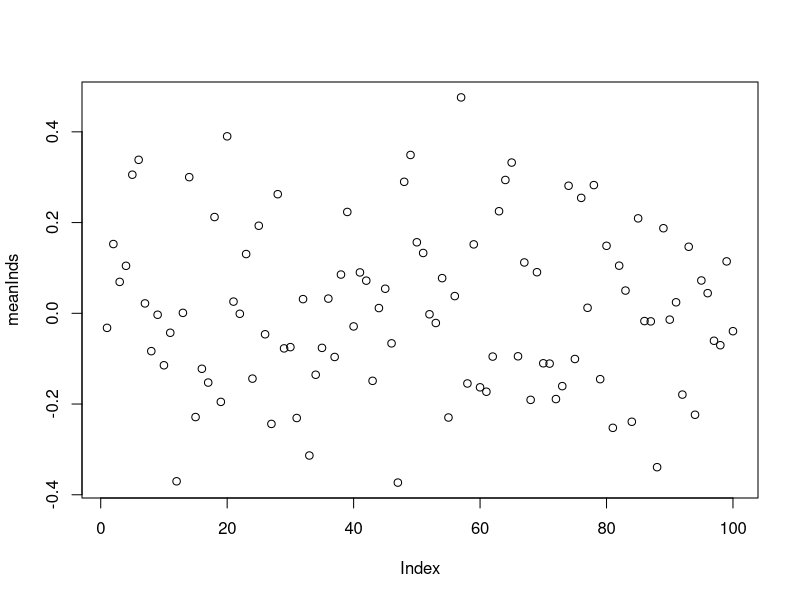

The R script that drew this image:
##### In this file we will try to come up with some things ####
###############################################################

########################
####### Type of program
## Written in R
## Object Oriented
#######################

#######################
# Main object "Leprechaun": an individual of our species of interest, the Irish Leprechaun, small in size, but with great powers. To make it more French for Timothee, we assume that their favourite food is camembert. Leprechaun is not very choosy, and mates completely random.
##########################################

# The object contains the following values

# Static [these numbers do not change after initialisation]
#  V ID (unique identifier number) [integer]
#  V pID (two numbers referring to the parents of the Leprechaun, if none: NA) [vector of two integers]
#  V Year of birth (timestep at which the individual was born)	[integer]
#  (- Genome (?) (two vectors of length N coding for both chromosomes of N loci in the genome.) [two vectors of N integers]
#  - Heritable phenotypic trait value of interest (z) (e.g. birth weight) (changes/constant through life depending on trait)
#  - (Possibly: breeding value A))
#  - Rather simulate physically independent loci, otherwise we need to simulate recombination on the chromosomes. Over short time periods, 100 recombinations fragments (ie independent loci) sounds realistic.
#  - Explicit coding of traits by many independent diploid loci. The simplest model: z = mean + sum_loci(a1_locus + a2_locus) + environment. One can add explicit dominance and epistasis, as well as interactions with environment. 
#  - A possibility is to draw the a of the different alleles from a N(0,V). Each locus can have a different V, and thus a different importance. 
#  - A large number of loci (>20) will give easily patterns expected from quantitative genetics. We can draw randomly the number of loci per trait. 
#  - My main concern at the moment is the initialisation of the genetic diversity: it will be hard to avoid a fast decline of diversity at the beginning. One possibility is using neutral expectations of diversity (n-coalescent or Ewens distribution)
#  - We probably do not need mutations if we consider a population over no more than some tens of generations.
#  - Sex (M/F). Could be genetically determined by on locus, thus allowing random fluctuations of sex ratio and thus population structure.

# Dynamic [these numbers do change after initialisation]
#  V alive (boolean, true/false) [boolean]
#  V age (a) (timesteps since birth) [integer]
#  - stage (possibly instead of/in addition to age) (juvenile, adult, etc)
#  V size (x)

####################
###### Relations that need to be defined between size (x), age (a), trait (z) and vital rates
# (- Possibly include population density d in functions)
# V Survival(a,x,z,d) (logistic function) 
# - Growth (a,x,z,d) (either transition probability to next stage or absolute growth)
# - Reproduction probability: p_repr(a,x,z,d) (logistic function)
# - Number of offspring: n_offspring(a,x,z,d) (poisson distribution)
# - Offspring size x distribution: x_offspring(x_mother,z_mother,x_father,z_father) (not required if working with stages) (prability density function)
# - Offspring trait z distribution: z_offspring(x_mother,z_mother,x_father,z_father,A_mother,A_father) + rnorm(0,V_E) (prability density function)
# - For survival and reproduction, we can consider functions of the form W=exp(-((z-Optimum)^2)/(2*width)), that is, gaussian stabilizing selection. We could then let the Optimum shift. 

####################
####### Environmental aspects
# - Extra variation in z due to unexplained factors (i.e. V_E)) (assumed constant over time and constant accross all individuals)
# - Changes in the environment affecting survival(x,z), growth(x,z), p_repr(x,z), n_offspring(x,z), f_offspring(x_mother,z_mother) (i.e. changing selection)

########################
########## 'Settings' of ancestral population from which simulation can start:
# - n start individuals
# - Start trait z distribution
# - Start age (/stage) distribution
# - Assign sexes to individuals
# - (Possibly: start a values)

########## Perform in each time step the following actions over all alive individuals at t=0
## In following order:
# survival(x,z)
### For those who survive:
# growth(x,z)
# p_repr(x,z)
### For those who reproduce:
# Random mating between all reproductive males and females
# n_offspring(x,z)
# x_offspring(x_mother,z_mother,x_father,z_father)
# z_offspring(x_mother,z_mother,x_father,z_father,a_mother,a_father,m) + rnorm(0,V_E)
# Random sex assigned to offspring
# Offspring added to population
### End of timestep

####################################################
################ GLOBAL VARIABLES AND COUNTERS #####
####################################################

################ Counter for the IDs ###############
CID<-as.integer(1) 


################ Counter for the current year ######
YR<-0 

####################################################
############### Definition of the class ############
####################################################

setClass(
	Class="Leprechaun",
	representation=representation(
		ID = "integer",
		pID = "integer",
		age = "integer",
		Birth = "integer",
		alive = "logical",
		size = "numeric",
		sex = "character",
		DNA = "matrix"
	)

)

############### Definition of the basic methods (for printing to the screen and initialisation)
###############################################################################################
setMethod("show","Leprechaun",
	function(object){
		cat(object@ID,"\t",object@size,"\t",object@age,"\t",object@sex,"\t(",object@pID[1],",",object@pID[2],")\t",object@Birth,"\t",object@alive,"\n",sep="")
	}
)

setMethod("initialize","Leprechaun",function(.Object,parent1,parent2){
	.Object@DNA<-matrix(NA,nrow=2,ncol=nbLoci)
	if(missing(parent1)){
		parent1<-NA
		weight1<-5+2*runif(1)
		.Object@DNA[1,]<-floor(runif(nbLoci,min=1,max=nbAlleles+1))
	}else{
			weight1<-pop[[parent1]]@size
			.Object@DNA[1,]<-pop[[parent1]]@DNA[cbind(floor(runif(n=nbLoci,min=1,max=3)),1:nbLoci)]
	}
	if(missing(parent2)){
		parent2<-NA
		weight2<-5+2*runif(1)
		.Object@DNA[2,]<-floor(runif(nbLoci,min=1,max=nbAlleles+1))
	}else{
		weight2<-pop[[parent2]]@size
		.Object@DNA[2,]<-pop[[parent2]]@DNA[cbind(floor(runif(n=nbLoci,min=1,max=3)),1:nbLoci)]
	}
	.Object@age<-as.integer(0)
	.Object@ID<-CID
	.Object@pID<-c(as.integer(parent1),as.integer(parent2))
	.Object@Birth<-as.integer(YR)
	.Object@alive<-TRUE
	.Object@size<-0.5*weight1+0.5*weight2

	if(runif(1)>0.5){.Object@sex<-'F'}else{.Object@sex<-'M'}

	CID<<-as.integer(CID+1)
	
	return(.Object)
})

################### Definition of more biologically relevant methods (e.g. survival)
####################################################################################

#### A simple proposal for initialization of genotypic effects on one trait
set.seed(10)

#### Setting the parameters
dominance<-1 # we could set it to zero if we want additive effects only, or make it varying depending on loci
overdominance<-0 # we can make it non nul to allow for overdominance

nbLoci<-10 #number of loci controling the trait phenotype
nbAlleles<-10 #number of existing alleles per loci

gvalues<-array(data=NA,dim=c(nbLoci,nbAlleles,nbAlleles),dimnames=list(paste("L",1:nbLoci,sep=""),paste("A",1: nbAlleles,sep=""),paste("A",1: nbAlleles,sep=""))) # Initialising a matrix that will contain the genotypic effects on the/a trait

  	
for(L in 1:nbLoci)
{
	# Setting the effects for the homozygotes [all loci]
  	effect<-abs(rnorm(n=1,mean=0,sd=1))# alter the locus importance in a realistic way (many small-effect loci, few major loci)
	diag(gvalues[L,,])<-2*rnorm(n=dim(gvalues)[1],mean=0,sd=effect)

	
	# Setting the effects for the heterozygotes
  for(A in 1:(nbAlleles-1))# loop for off-diagonal = heterozygotes (additive and dominance effects)
  {
    for (D in (A+1):nbAlleles)
    {
      d<-dominance*runif(n=1,min=-0.5-overdominance,max=0.5+overdominance)
      gvalues[L,A,D]<-(0.5-d)*gvalues[L,A,A]+(0.5+d)*gvalues[L,D,D] # mean of additive effects + dominance, over diagonal
      gvalues[L,D,A]<-(0.5-d)*gvalues[L,A,A]+(0.5+d)*gvalues[L,D,D] # the same below diagonal    
    }
  }
}

nbIndividuals<-100
meanInds<-vector(length=nbIndividuals) # just a basic draw of individual genotypic values
for (beast in 1:nbIndividuals)
{
  ind<-vector(length=0)
  for (L in 1:nbLoci)
  {
    allele1<-floor(runif(n=1,min=1,max=nbAlleles+1))
    allele2<-floor(runif(n=1,min=1,max=nbAlleles+1))
    ind<-c(ind,gvalues[L,allele1,allele2])
  }
  meanInds[beast]<-mean(ind)
}
plot(meanInds) # and a visualisation of it
mean(meanInds)
var(meanInds)
####################################################


# Implementing the famous bathtub, ages 1 to 20
bathtub<-function(age){
	p<-0.6*exp(-age/4)+(-1+exp(age*log(2)/20))
	p[p>1]<-1
	return(p)
}

# Applying the bathtub in a surival function
setGeneric("Surv",function(Object){standardGeneric("Surv")})

setMethod("Surv","Leprechaun",function(Object){
	
	if(runif(1)>bathtub(Object@age)){
		Object@alive<-FALSE
		ALIVE<<-ALIVE[ALIVE!=Object@ID]
	}
	
	return(Object)
	
})

# Simple function, simply adds 1 to the age
setGeneric("Age",function(Object){standardGeneric("Age")})

setMethod("Age","Leprechaun",function(Object){
	Object@age<-as.integer(Object@age+1)
	return(Object)
})

# Growth // Sizes change, this fact is known by many - if not all
setGeneric("Grow",function(Object){standardGeneric("Grow")})

setMethod("Grow","Leprechaun",function(Object){
	Object@size<-Object@size*runif(1,1,1.2)
	return(Object)
})

# Retrieving the sex of an individual
setGeneric("Sex",function(Object){standardGeneric("Sex")})

setMethod("Sex","Leprechaun",function(Object){
	return(Object@sex)
})

# Calculating the number of offspring for a females
setGeneric("Num_off",function(Object){standardGeneric("Num_off")})

setMethod("Num_off","Leprechaun",function(Object){
	return(2)
})
############### Creating an initial population with 10 individuals
pop<-c(new("Leprechaun"))
for(i in 2:10){
	pop<-c(pop,new("Leprechaun"))
}

############### List of living individuals [their indices], this will save time later, because dead individuals are not looped over
ALIVE<-1:length(pop)

############### The start of time
for(YR in 1:10){
	cat("\nAt the beginning of year:",YR,"\nThere are:",length(ALIVE),"Leprechauns\n-----------------\n")
	cat(ALIVE,"\n")
	cat(CID,"\n")
	#### Survival
	for(i in ALIVE){
		pop[[i]]<-Surv(pop[[i]])
	}
	
	#### Age+1 and growth
	for(i in ALIVE){
		pop[[i]]<-Age(pop[[i]])
		pop[[i]]<-Grow(pop[[i]])	
	}
	
	#### Reproduction  ### Not the easiest part (but necessary if we want to allow the population to grow)
	
	##########
	### Part dedicated to retrieving the indices of all living males and of all living females
	##########
	males<-lapply(pop,Sex)=="M" # Determine which individuals are males -- logicaly all other individuals should be females... However, this includes dead ones... Simply a list of T,T,F,F,T,F,F,....
	females<-which(!males) # Get the indices of the non-males (that is females..)
	males<-which(males)   # Get the indices of the males
	females<-intersect(females,ALIVE) # Retrieve the indices of the living(!) females
	males <-intersect(males,ALIVE) # Retrieve the indises of the living males
	#cat(females)
	
	##########
	# Part dedicated to breeding.. 
	##########
	
	# We take a female based approach: we determine for each females 
	from<-CID
	for(i in females){
		Noffs<-Num_off(pop[[i]])
		if(Noffs>0 & length(males>0)){
			#Determine the father
			fat<-sample(males,1)
			for(j in 1:Noffs){
				#cat(j,"\n")
				# Create the offspring
				pop<-c(pop,new("Leprechaun",parent1=i,parent2=fat))
			}
		}		
	}
	if(from!=CID){
	ALIVE<-c(ALIVE,(from):(CID-1))
	}
	### Everything should be written to a dataframe, to make sure we have all the values for ever and ever
		
}
